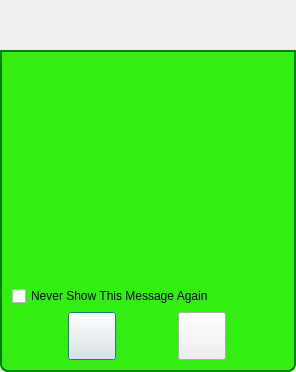
<?xml version="1.0" encoding="UTF-8"?>
<ui version="4.0">
 <class>YesNoMsgBoxClass</class>
 <widget class="QDialog" name="YesNoMsgBoxClass">
  <property name="windowModality">
   <enum>Qt::ApplicationModal</enum>
  </property>
  <property name="geometry">
   <rect>
    <x>0</x>
    <y>0</y>
    <width>296</width>
    <height>372</height>
   </rect>
  </property>
  <property name="windowTitle">
   <string>Menu</string>
  </property>
  <property name="windowOpacity">
   <double>1.000000000000000</double>
  </property>
  <property name="toolTip">
   <string/>
  </property>
  <property name="styleSheet">
   <string notr="true">QDialog#FileActionMenuDialog
{   
color: transparent;
background-color: transparent;
border: 1px solid transparent;
border-radius: 8px; 
}

#m_TitleGroupBox
{   
color: black;
background-color: rgb(50,238,17);
border: 2px solid green;
border-top-left-radius: 8px; 
border-top-right-radius: 8px;
}
#popupTitleLabel
{   
color: black;
}
#m_ItemsGroupBox
{   
background-color: rgb(50,238,17);
border: 2px solid green;
border-top-color: green; 
border-bottom-left-radius: 8px; 
border-bottom-right-radius: 8px;
}
#m_MenuItem
{   
background-color: transparent;
border: 1px solid transparent;
border-bottom-left-radius: 8px; 
border-bottom-right-radius: 8px;
}</string>
  </property>
  <layout class="QVBoxLayout" name="verticalLayout">
   <property name="spacing">
    <number>0</number>
   </property>
   <property name="leftMargin">
    <number>0</number>
   </property>
   <property name="topMargin">
    <number>0</number>
   </property>
   <property name="rightMargin">
    <number>0</number>
   </property>
   <property name="bottomMargin">
    <number>0</number>
   </property>
   <item>
    <widget class="TitleBarWidget" name="m_TitleBarWidget" native="true">
     <property name="sizePolicy">
      <sizepolicy hsizetype="Preferred" vsizetype="Preferred">
       <horstretch>0</horstretch>
       <verstretch>0</verstretch>
      </sizepolicy>
     </property>
     <property name="minimumSize">
      <size>
       <width>0</width>
       <height>50</height>
      </size>
     </property>
     <property name="maximumSize">
      <size>
       <width>16777215</width>
       <height>130</height>
      </size>
     </property>
     <layout class="QHBoxLayout" name="horizontalLayout">
      <property name="spacing">
       <number>2</number>
      </property>
      <property name="leftMargin">
       <number>5</number>
      </property>
      <property name="topMargin">
       <number>2</number>
      </property>
      <property name="rightMargin">
       <number>5</number>
      </property>
      <property name="bottomMargin">
       <number>2</number>
      </property>
     </layout>
    </widget>
   </item>
   <item>
    <widget class="QGroupBox" name="m_ItemsGroupBox">
     <property name="sizePolicy">
      <sizepolicy hsizetype="Preferred" vsizetype="Expanding">
       <horstretch>0</horstretch>
       <verstretch>0</verstretch>
      </sizepolicy>
     </property>
     <property name="minimumSize">
      <size>
       <width>0</width>
       <height>0</height>
      </size>
     </property>
     <property name="title">
      <string/>
     </property>
     <layout class="QVBoxLayout" name="verticalLayout_2">
      <item>
       <widget class="QLabel" name="m_StatusMsgLabel">
        <property name="sizePolicy">
         <sizepolicy hsizetype="Expanding" vsizetype="Preferred">
          <horstretch>0</horstretch>
          <verstretch>0</verstretch>
         </sizepolicy>
        </property>
        <property name="text">
         <string/>
        </property>
       </widget>
      </item>
      <item>
       <widget class="QLabel" name="m_BodyTextLabel">
        <property name="sizePolicy">
         <sizepolicy hsizetype="Preferred" vsizetype="Expanding">
          <horstretch>0</horstretch>
          <verstretch>0</verstretch>
         </sizepolicy>
        </property>
        <property name="text">
         <string/>
        </property>
        <property name="alignment">
         <set>Qt::AlignCenter</set>
        </property>
        <property name="wordWrap">
         <bool>true</bool>
        </property>
       </widget>
      </item>
      <item>
       <widget class="QCheckBox" name="m_NeverShowAgainCheckBox">
        <property name="text">
         <string>Never Show This Message Again</string>
        </property>
       </widget>
      </item>
      <item>
       <layout class="QHBoxLayout" name="horizontalLayout_2">
        <item>
         <widget class="VxPushButton" name="m_AcceptButton">
          <property name="sizePolicy">
           <sizepolicy hsizetype="Fixed" vsizetype="Fixed">
            <horstretch>0</horstretch>
            <verstretch>0</verstretch>
           </sizepolicy>
          </property>
          <property name="minimumSize">
           <size>
            <width>48</width>
            <height>48</height>
           </size>
          </property>
          <property name="maximumSize">
           <size>
            <width>48</width>
            <height>48</height>
           </size>
          </property>
          <property name="text">
           <string/>
          </property>
          <property name="iconSize">
           <size>
            <width>48</width>
            <height>48</height>
           </size>
          </property>
         </widget>
        </item>
        <item>
         <widget class="VxPushButton" name="m_CancelButton">
          <property name="sizePolicy">
           <sizepolicy hsizetype="Minimum" vsizetype="Fixed">
            <horstretch>0</horstretch>
            <verstretch>0</verstretch>
           </sizepolicy>
          </property>
          <property name="minimumSize">
           <size>
            <width>48</width>
            <height>48</height>
           </size>
          </property>
          <property name="maximumSize">
           <size>
            <width>48</width>
            <height>48</height>
           </size>
          </property>
          <property name="text">
           <string/>
          </property>
          <property name="iconSize">
           <size>
            <width>48</width>
            <height>48</height>
           </size>
          </property>
         </widget>
        </item>
       </layout>
      </item>
     </layout>
    </widget>
   </item>
  </layout>
 </widget>
 <customwidgets>
  <customwidget>
   <class>VxPushButton</class>
   <extends>QPushButton</extends>
   <header>VxPushButton.h</header>
  </customwidget>
  <customwidget>
   <class>TitleBarWidget</class>
   <extends>QWidget</extends>
   <header>TitleBarWidget.h</header>
   <container>1</container>
  </customwidget>
 </customwidgets>
 <resources/>
 <connections/>
</ui>
